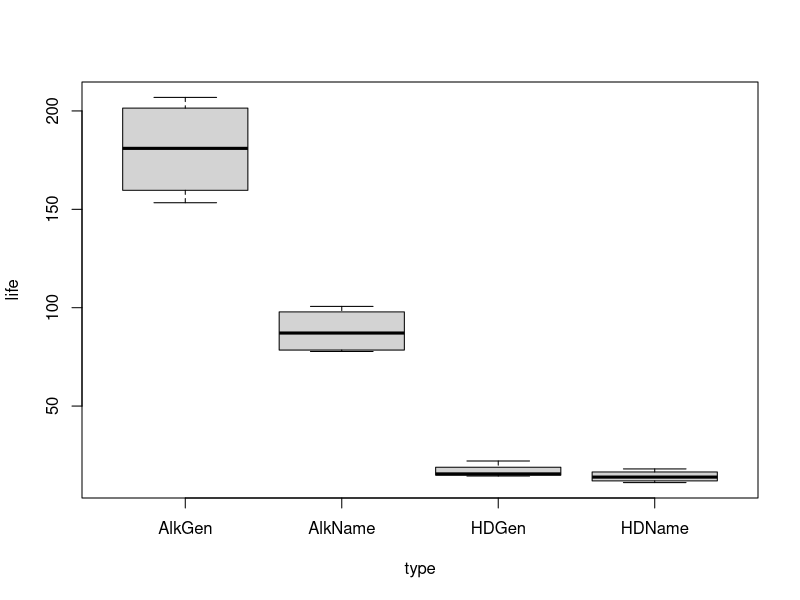
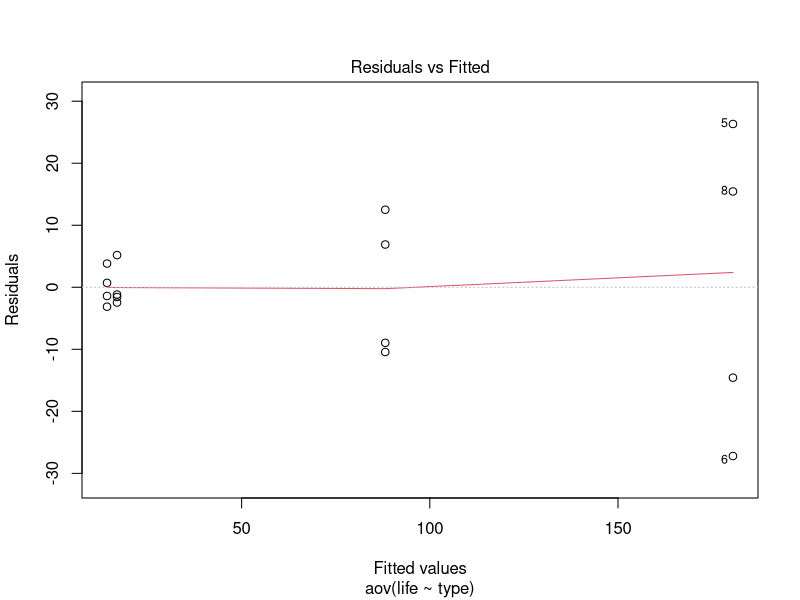
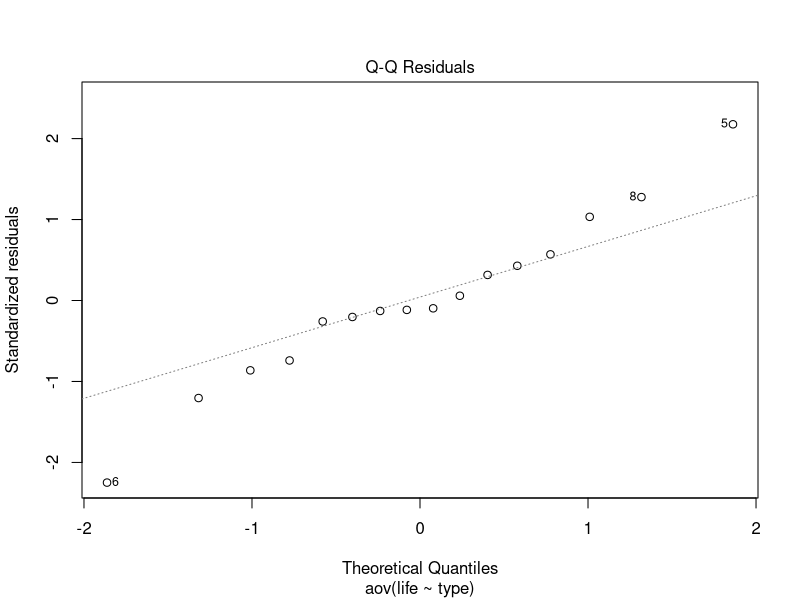
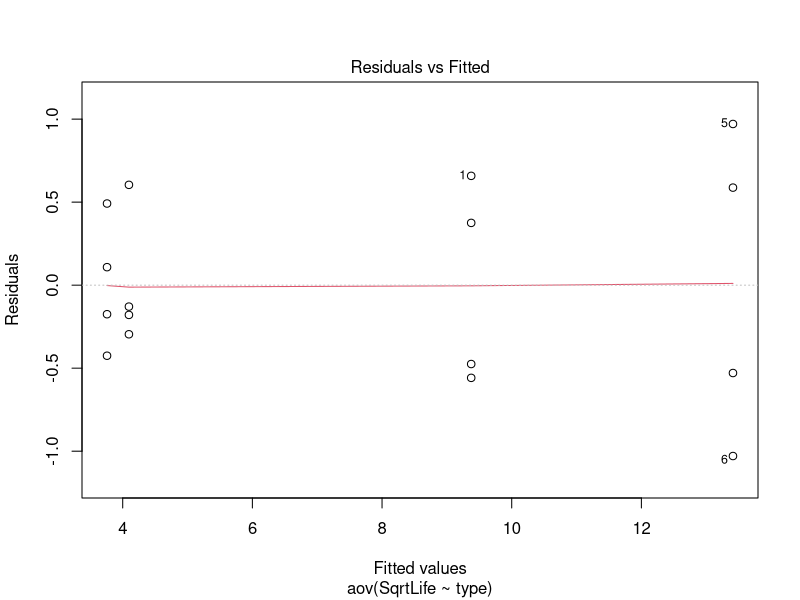
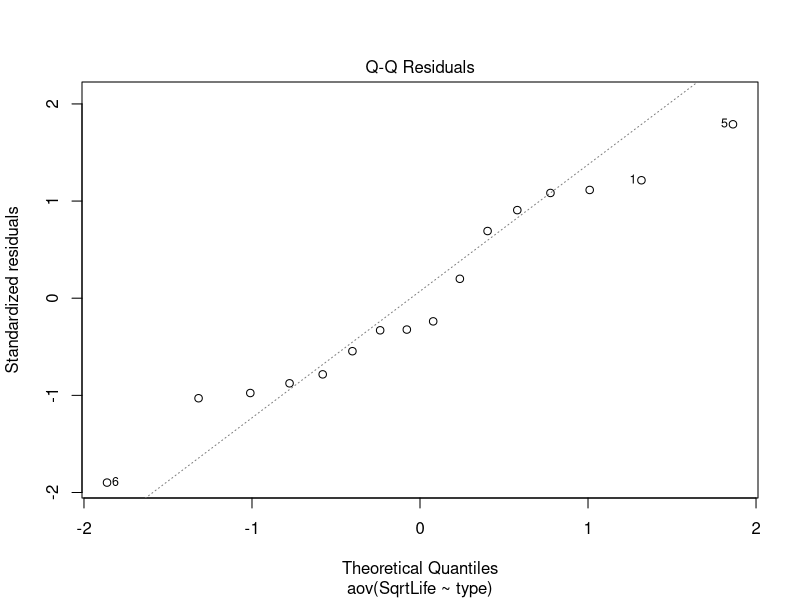
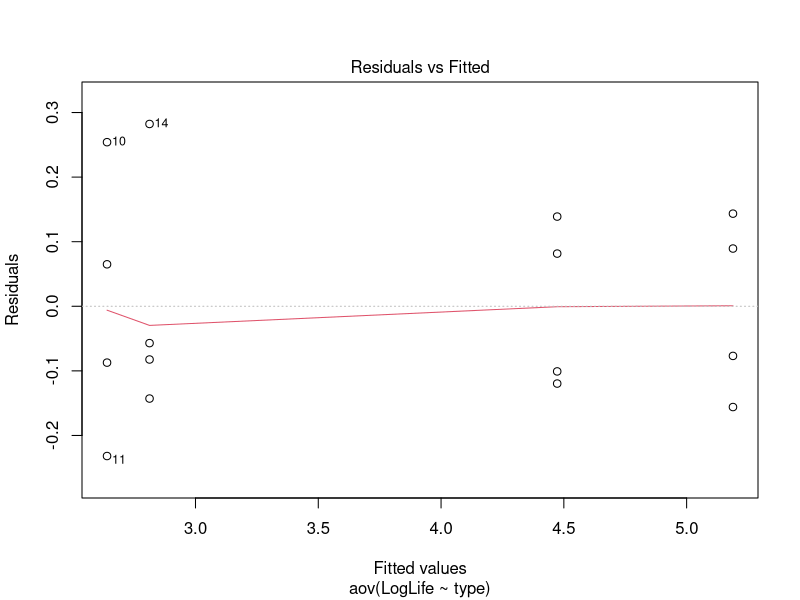
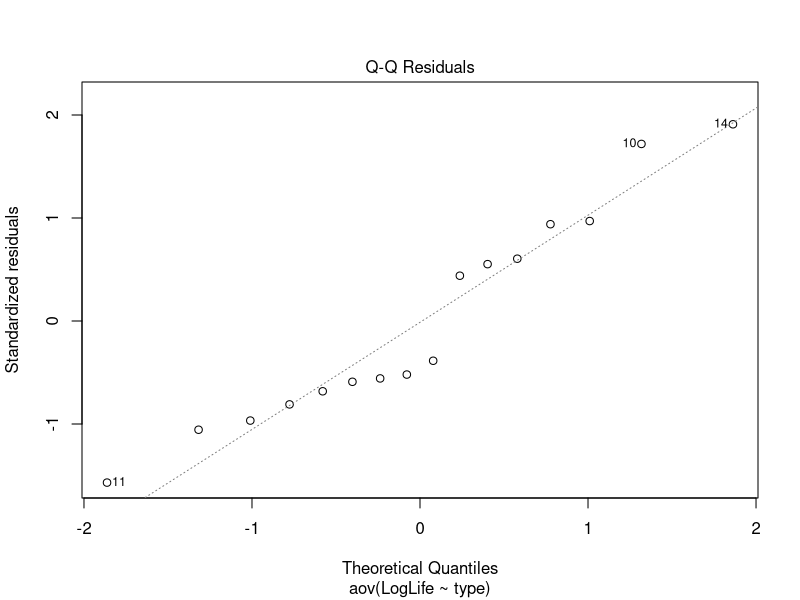
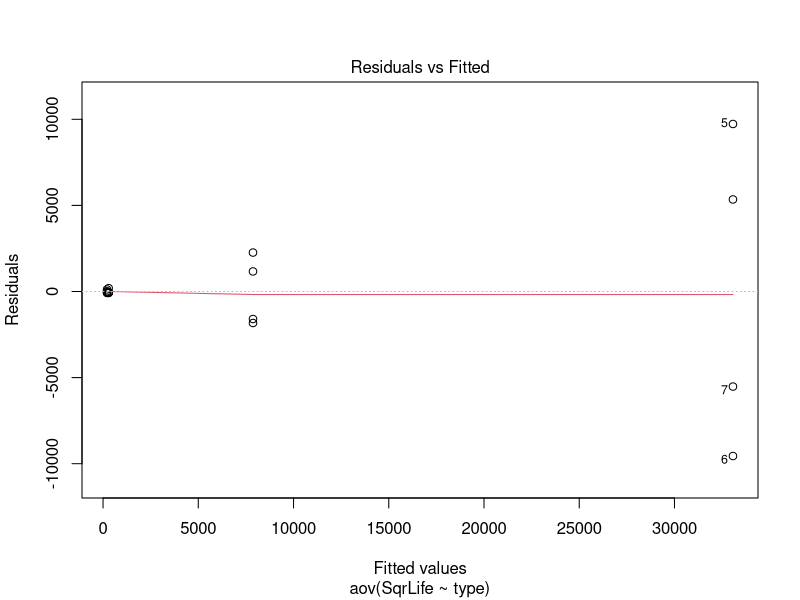

Here is the R script that generated these plots, in order:
## ---- chunk 1
knitr::opts_chunk$set(echo = TRUE)
## ---- chunk 2
type<-c("AlkName","AlkName","AlkName","AlkName","AlkGen","AlkGen","AlkGen","AlkGen",
"HDName","HDName","HDName","HDName","HDGen","HDGen","HDGen","HDGen")
life<-c(100.668, 77.734,79.210,95.063,206.880,153.347,165.980,196.000,
14.951,18.063,11.111,12.840,15.340,22.090,15.734, 14.440)
batt<-data.frame(type=type, life=life)
## ---- chunk 3
boxplot(life ~ type, data = batt)
## ---- chunk 4
model1 = aov(life ~ type, data = batt)
plot(model1, which = c(1, 2))
## ---- chunk 5
v1 = var(batt$life[batt$type == "AlkName"])
v2 = var(batt$life[batt$type == "AlkGen"])
v3 = var(batt$life[batt$type == "HDName"])
v4 = var(batt$life[batt$type == "HDGen"])
v1;v2;v3;v4
v2/v3
## ---- chunk 6
batt$SqrtLife = sqrt(life)
batt$LogLife = log(life)
batt$SqrLife = (life)^2
## ---- chunk 7
model.sqrt = aov(SqrtLife ~ type, data = batt)
plot(model.sqrt, which = c(1, 2))
## ---- chunk 8
v1 = var(batt$SqrtLife[batt$type == "AlkName"])
v2 = var(batt$SqrtLife[batt$type == "AlkGen"])
v3 = var(batt$SqrtLife[batt$type == "HDName"])
v4 = var(batt$SqrtLife[batt$type == "HDGen"])
v1;v2;v3;v4
v2/v3
## ---- chunk 9
model.log = aov(LogLife ~ type,data = batt)
plot(model.log, which = c(1,2))
## ---- chunk 10
v1 = var(batt$LogLife[batt$type == "AlkName"])
v2 = var(batt$LogLife[batt$type == "AlkGen"])
v3 = var(batt$LogLife[batt$type == "HDName"])
v4 = var(batt$LogLife[batt$type == "HDGen"])
v1;v2;v3;v4
v3/v1
## ---- chunk 11
model.sqr = aov(SqrLife ~ type, data = batt)
plot(model.sqr, which = c(1, 2))
## ---- chunk 12
v1 = var(batt$SqrLife[batt$type == "AlkName"])
v2 = var(batt$SqrLife[batt$type == "AlkGen"])
v3 = var(batt$SqrLife[batt$type == "HDName"])
v4 = var(batt$SqrLife[batt$type == "HDGen"])
v1;v2;v3;v4
v2/v3
## ---- chunk 13
summary(model1)
summary(model.sqrt)
summary(model.log)
summary(model.sqr)
## ---- chunk 14
library(lsmeans)
lsm.batt = lsmeans(model.log, "type")
library(knitr)
summary(contrast(lsm.batt, method = "pairwise", adjust = "tukey"), infer = c(T, T), level = 0.95, side = "two-sided")
## ---- chunk 15
hotdog = read.table("hotdogs.txt", header = TRUE)
hotdog
## ---- chunk 16
boxplot(hotdog$Calories ~ hotdog$Type, main = "")
## ---- chunk 17
model2 = aov(Calories ~ Type, data = hotdog)
plot(model2, which = c(1, 2))
v1 = var(hotdog$Calories[hotdog$Type == "Beef"])
v2 = var(hotdog$Calories[hotdog$Type == "Pork"])
v3 = var(hotdog$Calories[hotdog$Type == "Chicken"])
v1;v2;v3
v2/v3

hotdog$InvCalories = 1/hotdog$Calories
model.inv = aov(InvCalories ~ Type, data = hotdog)
plot(model.inv, which = c(1, 2))
v1 = var(hotdog$InvCalories[hotdog$Type=="Beef"])
v2 = var(hotdog$InvCalories[hotdog$Type=="Pork"])
v3 = var(hotdog$InvCalories[hotdog$Type=="Chicken"])
v1;v2;v3
v3/v1

library(lsmeans)
lsm.Inv=lsmeans(model.inv, "Type")
library(knitr)
summary(contrast(lsm.Inv, method = "pairwise", adjust = "tukey"), infer=c(T, T), level = 0.95, side = "two-sided")
